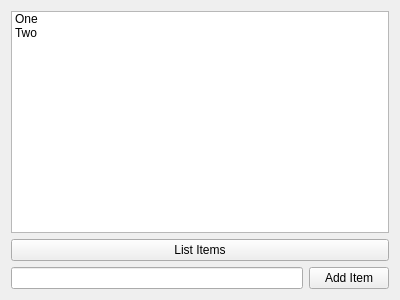
<?xml version="1.0" encoding="UTF-8"?>
<ui version="4.0">
 <class>Widget</class>
 <widget class="QWidget" name="Widget">
  <property name="geometry">
   <rect>
    <x>0</x>
    <y>0</y>
    <width>400</width>
    <height>300</height>
   </rect>
  </property>
  <property name="windowTitle">
   <string>Form</string>
  </property>
  <layout class="QVBoxLayout" name="verticalLayout">
   <item>
    <widget class="QListWidget" name="listWidget">
     <item>
      <property name="text">
       <string>One</string>
      </property>
     </item>
     <item>
      <property name="text">
       <string>Two</string>
      </property>
     </item>
    </widget>
   </item>
   <item>
    <widget class="QPushButton" name="btn_list_items">
     <property name="text">
      <string>List Items</string>
     </property>
    </widget>
   </item>
   <item>
    <layout class="QHBoxLayout" name="horizontalLayout">
     <item>
      <widget class="QLineEdit" name="lineEdit"/>
     </item>
     <item>
      <widget class="QPushButton" name="btn_add_item">
       <property name="text">
        <string>Add Item</string>
       </property>
      </widget>
     </item>
    </layout>
   </item>
  </layout>
 </widget>
 <resources/>
 <connections/>
</ui>
